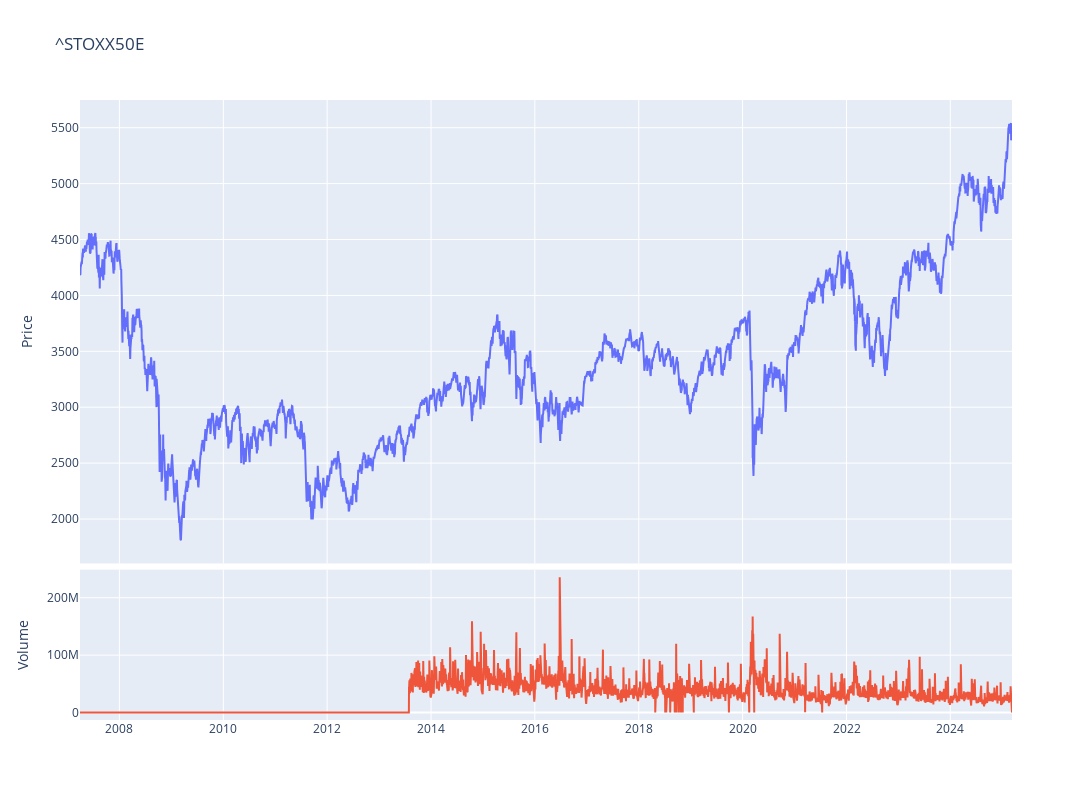

Source (notebook cell):
### Code cell
fig = make_subplots(rows=4, cols=1,shared_xaxes=True,vertical_spacing=0.01,specs=[[{'rowspan':3,'colspan':1}],[None],[None],[{'rowspan':1,'colspan':1}]])

# Graph (1,1)
fig.add_trace(go.Scatter(x=stock_ticker.index,y=stock_ticker['Adj Close'],mode="lines",name=f"{ticker}"),row=1, col=1)
# Update xaxis properties
fig.update_yaxes(title_text="Price", row=1, col=1)

# Graph (4,1)
fig.add_trace(go.Scatter(x=stock_ticker.index,y=stock_ticker['Volume'],mode="lines",name='Volume'),row=4, col=1)
fig.update_yaxes(title_text="Volume", row=4, col=1)

fig.update_layout(height=800, width=1300,showlegend=False,title=f"{ticker}")

fig.show()

### Figure 1 — Plotly figure (JSON) as saved in the notebook; plotly's stock layout.template omitted (floating-point values rounded to 4 significant figures; data arrays with more than 128 entries replaced by an {"elided": "..."} marker saying what was removed)
{"data": [{"mode": "lines", "name": "^STOXX50E", "type": "scatter", "x": {"elided": "4499 str values"}, "xaxis": "x", "y": {"elided": "4499 float values"}, "yaxis": "y"}, {"mode": "lines", "name": "Volume", "type": "scatter", "x": {"elided": "4499 str values"}, "xaxis": "x2", "y": {"elided": "4499 int values"}, "yaxis": "y2"}], "layout": {"height": 800, "showlegend": false, "title": {"text": "^STOXX50E"}, "width": 1300, "xaxis": {"anchor": "y", "domain": [0, 1], "matches": "x2", "showticklabels": false}, "xaxis2": {"anchor": "y2", "domain": [0, 1]}, "yaxis": {"anchor": "x", "domain": [0.2525, 1], "title": {"text": "Price"}}, "yaxis2": {"anchor": "x2", "domain": [0, 0.2425], "title": {"text": "Volume"}}}}
